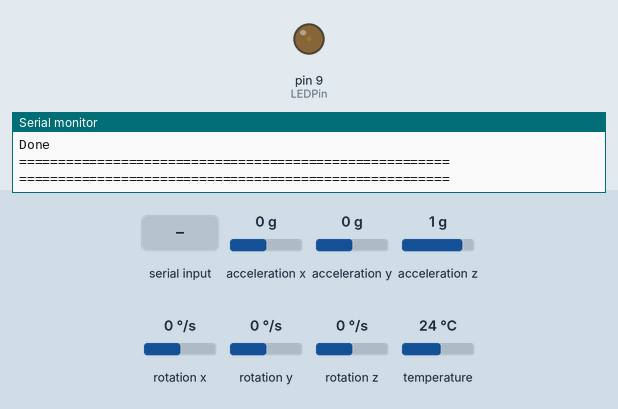
Simulated run of this sketch. Board: Arduino Uno, built with avr-gcc and run on an emulated ATmega328P. Shown: output pins drawn as LEDs (lit = HIGH), the last lines printed to the serial monitor. The test bench sets the inputs (shaded band); at power-on: acceleration x 0 g, acceleration y 0 g, acceleration z 1 g, rotation x 0 °/s, rotation y 0 °/s, rotation z 0 °/s, temperature 24 °C. Storage starts empty.

Above: at 4.2 s.
4.3 s: "1" received over Serial
7.3 s: "0" received over Serial
10.3 s: "2" received over Serial
At 11.59 s:
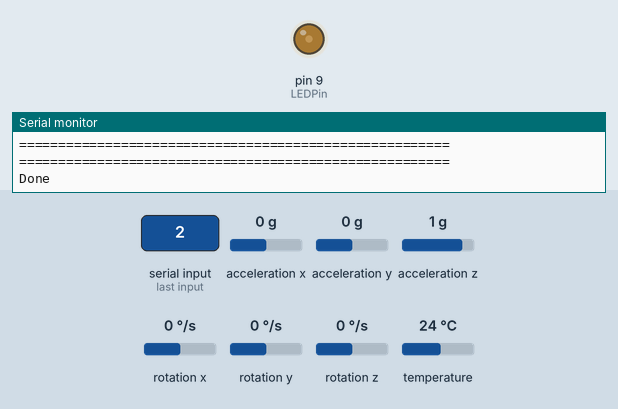
At 19.2 s:
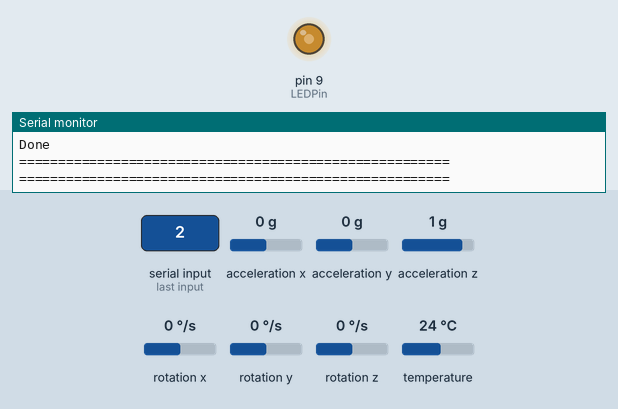
Timing chart, 0 to 27.2 s (numbered marks = the images above; inputs shaded):
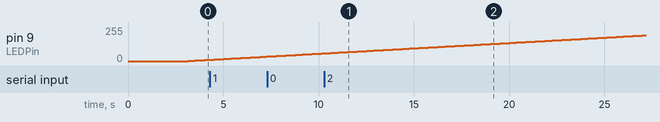

The sketch:

LED-PWM-DataAcquisitionSystemCode.ino
```cpp
#include <SD.h>
#include <SPI.h>
#include <MPU6050_tockn.h>
#include <Wire.h>

MPU6050 mpu6050(Wire);

File myFile;
char fileName[] = "simple.txt";
const int chipSelect = 10;
char charRead;
long timer = 0;
char pangram_1[] = "The five boxing wizards jump quickly";
char pangram_2[] = "Pack my box with five dozen liquor jugs";
char pangram_3[] = "The quick brown fox jumps over the lazy dog";

int LEDPin = 9;
int brightness = 0;

void setup()
{
  Serial.begin(9600);
  Wire.begin();
  mpu6050.begin();
  mpu6050.calcGyroOffsets(true);
  Serial.println("Simple SD Card Demo");

   if (SD.begin(chipSelect))
    {
    Serial.println("SD card is present & ready");
    }
    else
    {
    Serial.println("SD card missing or failure");
    while(1);  //wait here forever
    }
    Serial.println("Enter w for write, r for read or d for delete");
  pinMode(LEDPin, OUTPUT);
}

void loop() {
  mpu6050.update();

  for (int intensity = 0; intensity <= 255; intensity++) {
    analogWrite(LEDPin, intensity);  // Set PWM duty cycle for speed control
    delay(10);  // Delay for smooth speed transition
    if (Serial.available()){
        charRead = tolower(Serial.read());  //force ucase
        Serial.write(charRead); //write it back to Serial window
        Serial.println();
    }
    writeToFile();
    timer = millis();
    brightness = intensity;
  }

  // Decrease motor speed gradually from maximum to 0
  for (int intensity = 255; intensity >= 0; intensity--) {
    analogWrite(LEDPin, intensity);  // Set PWM duty cycle for speed control
    delay(10);  // Delay for smooth speed transition
    if (Serial.available()){
        charRead = tolower(Serial.read());  //force ucase
        Serial.write(charRead); //write it back to Serial window
        Serial.println();
    }
    writeToFile();
    timer = millis();
    brightness = intensity;
  }


}


/*void loop()
{
  //Create a loop to read a command character from the keyboard
  //This will be 'r' for read, 'w' for write and 'd' for delete.

  if (Serial.available())
     {
      charRead = tolower(Serial.read());  //force ucase
      Serial.write(charRead); //write it back to Serial window
      Serial.println();
     }

  //get command from keyboard:
   switch(charRead)
   {
    case 'r':
        readFromFile();   //read
        break;
    case 'w':
        writeToFile(); //write to file
        break;
    case 'd':
        deleteFile();  //delete
        break;
   }
}*/
/*
void readFromFile()
{
  byte i=0; //counter
  char inputString[100]; //string to hold read string

  //now read it back and show on Serial monitor
  // Check to see if the file exists:
  if (!SD.exists(fileName))
      Serial.println("simple.txt doesn't exist.");
  Serial.println("Reading from simple.txt:");
  myFile = SD.open(fileName);

  while (myFile.available())
  {
   char inputChar = myFile.read(); // Gets one byte from serial buffer
    if (inputChar == '\n') //end of line (or 10)
    {
      inputString[i] = 0;  //terminate the string correctly
      Serial.println(inputString);
      i=0;
    }
    else
    {
      inputString[i] = inputChar; // Store it
      i++; // Increment where to write next
      if(i> sizeof(inputString))
        {
        Serial.println("Incoming string longer than array allows");
        Serial.println(sizeof(inputString));
        while(1);
        }
    }
  }
 }*/

void writeToFile()
{
  myFile = SD.open(fileName, FILE_WRITE);
  if (myFile) // it opened OK
    {
      Serial.println("=======================================================");
      myFile.print("temp : ");myFile.println(mpu6050.getTemp());
      myFile.print("accX : ");myFile.print(mpu6050.getAccX());
      myFile.print("\taccY : ");myFile.print(mpu6050.getAccY());
      myFile.print("\taccZ : ");myFile.println(mpu6050.getAccZ());

      myFile.print("gyroX : ");myFile.print(mpu6050.getGyroX());
      myFile.print("\tgyroY : ");myFile.print(mpu6050.getGyroY());
      myFile.print("\tgyroZ : ");myFile.println(mpu6050.getGyroZ());
      myFile.print("\tgyroZ : ");myFile.println(mpu6050.getGyroZ());
      myFile.print("Brightness : ");myFile.println(brightness);
      Serial.println("=======================================================");

      /*Serial.print("accAngleX : ");Serial.print(mpu6050.getAccAngleX());
      Serial.print("\taccAngleY : ");Serial.println(mpu6050.getAccAngleY());

      Serial.print("gyroAngleX : ");Serial.print(mpu6050.getGyroAngleX());
      Serial.print("\tgyroAngleY : ");Serial.print(mpu6050.getGyroAngleY());
      Serial.print("\tgyroAngleZ : ");Serial.println(mpu6050.getGyroAngleZ());

      Serial.print("angleX : ");Serial.print(mpu6050.getAngleX());
      Serial.print("\tangleY : ");Serial.print(mpu6050.getAngleY());
      Serial.print("\tangleZ : ");Serial.println(mpu6050.getAngleZ());
      Serial.println("=======================================================\n");

      Serial.println("Writing to simple.txt");
      myFile.println(pangram_1);
      myFile.println(pangram_2);
      myFile.println(pangram_3);*/
      myFile.close();
      Serial.println("Done");
    }
  else
    Serial.println("Error opening simple.txt");
}

void deleteFile()
{
 //delete a file:
  if (SD.exists(fileName))
    {
    Serial.println("Removing simple.txt");
    SD.remove(fileName);
    Serial.println("Done");
   }
}
```
